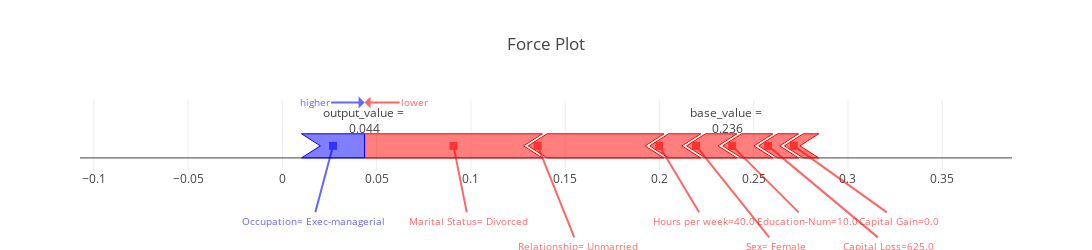

The code cell stored with this chart in its notebook:
### Markdown cell above
## Model Prediction for first person in dataset

### Code cell
person = 0 # first person in test dataset


shap_values = explainer.shap_values(X_test.iloc[person,:], nsamples=500)
output_value = h2o_wrapper.predict_binary_prob(X_test.iloc[person])[0]

print('prediction (probability that this person earns more than $50k/year) =', output_value)
print('ground_truth (this person earns more than $50k/year) =', y_test_display[person])

force_plot(shap_values,X,output_value,base_value)

### Figure 1 — Plotly figure (JSON) as saved in the notebook; plotly's stock layout.template omitted (floating-point values rounded to 4 significant figures)
{"data": [{"mode": "text", "text": ["output_value = <br />0.044", "base_value = <br />0.236"], "type": "scatter", "uid": "d0f22d50-e186-41e7-8f1c-15d85dd1c6fc", "x": [0.0436, 0.236], "y": [1.5, 1.5]}], "layout": {"annotations": [{"arrowcolor": "blue", "arrowhead": 7, "ax": -20, "ay": 75, "font": {"color": "blue", "size": 10}, "opacity": 0.6, "showarrow": true, "text": "Occupation= Exec-managerial", "x": 0.02688, "xref": "x", "y": 0.5, "yref": "y"}, {"arrowcolor": "red", "arrowhead": 7, "ax": 15, "ay": 75, "font": {"color": "red", "size": 10}, "opacity": 0.6, "showarrow": true, "text": "Marital Status= Divorced", "x": 0.09075, "xref": "x", "y": 0.5, "yref": "y"}, {"arrowcolor": "red", "arrowhead": 7, "ax": 40, "ay": 100, "font": {"color": "red", "size": 10}, "opacity": 0.6, "showarrow": true, "text": "Relationship= Unmarried", "x": 0.1354, "xref": "x", "y": 0.5, "yref": "y"}, {"arrowcolor": "red", "arrowhead": 7, "ax": 45, "ay": 75, "font": {"color": "red", "size": 10}, "opacity": 0.6, "showarrow": true, "text": "Hours per week=40.0", "x": 0.1999, "xref": "x", "y": 0.5, "yref": "y"}, {"arrowcolor": "red", "arrowhead": 7, "ax": 80, "ay": 100, "font": {"color": "red", "size": 10}, "opacity": 0.6, "showarrow": true, "text": "Sex= Female", "x": 0.2194, "xref": "x", "y": 0.5, "yref": "y"}, {"arrowcolor": "red", "arrowhead": 7, "ax": 75, "ay": 75, "font": {"color": "red", "size": 10}, "opacity": 0.6, "showarrow": true, "text": "Education-Num=10.0", "x": 0.2386, "xref": "x", "y": 0.5, "yref": "y"}, {"arrowcolor": "red", "arrowhead": 7, "ax": 120, "ay": 100, "font": {"color": "red", "size": 10}, "opacity": 0.6, "showarrow": true, "text": "Capital Loss=625.0", "x": 0.2576, "xref": "x", "y": 0.5, "yref": "y"}, {"arrowcolor": "red", "arrowhead": 7, "ax": 105, "ay": 75, "font": {"color": "red", "size": 10}, "opacity": 0.6, "showarrow": true, "text": "Capital Gain=0.0", "x": 0.2713, "xref": "x", "y": 0.5, "yref": "y"}, {"arrowcolor": "red", "arrowhead": 1, "ax": 50, "ay": 0, "font": {"color": "red", "size": 10}, "opacity": 0.6, "showarrow": true, "text": "lower", "x": 0.0436, "xref": "x", "y": 2.3, "yref": "y"}, {"arrowcolor": "blue", "arrowhead": 1, "ax": -50, "ay": 0, "font": {"color": "blue", "size": 10}, "opacity": 0.6, "showarrow": true, "text": "higher", "x": 0.0436, "xref": "x", "y": 2.3, "yref": "y"}], "height": 250, "shapes": [{"fillcolor": "rgba(255, 0, 0, 0.5)", "line": {"color": "rgb(255, 0, 0)", "width": 1}, "path": " M0.04360118550084032,0 L0.04360118550084032,1 L0.13790589204548487,1 L0.12790589204548486,0.5 L0.13790589204548487,0 Z", "type": "path"}, {"fillcolor": "rgba(255, 0, 0, 0.5)", "line": {"color": "rgb(255, 0, 0)", "width": 1}, "path": " M0.14040589204548487,0 L0.13040589204548486,0.5 L0.14040589204548487,1 L0.20237064422827736,1 L0.19237064422827735,0.5 L0.20237064422827736,0 Z", "type": "path"}, {"fillcolor": "rgba(255, 0, 0, 0.5)", "line": {"color": "rgb(255, 0, 0)", "width": 1}, "path": " M0.20487064422827736,0 L0.19487064422827735,0.5 L0.20487064422827736,1 L0.22191769087509902,1 L0.211917690875099,0.5 L0.22191769087509902,0 Z", "type": "path"}, {"fillcolor": "rgba(255, 0, 0, 0.5)", "line": {"color": "rgb(255, 0, 0)", "width": 1}, "path": " M0.22441769087509902,0 L0.21441769087509902,0.5 L0.22441769087509902,1 L0.24108046918956408,1 L0.23108046918956407,0.5 L0.24108046918956408,0 Z", "type": "path"}, {"fillcolor": "rgba(255, 0, 0, 0.5)", "line": {"color": "rgb(255, 0, 0)", "width": 1}, "path": " M0.24358046918956408,0 L0.23358046918956407,0.5 L0.24358046918956408,1 L0.2601217952527186,1 L0.2501217952527186,0.5 L0.2601217952527186,0 Z", "type": "path"}, {"fillcolor": "rgba(255, 0, 0, 0.5)", "line": {"color": "rgb(255, 0, 0)", "width": 1}, "path": " M0.2626217952527186,0 L0.2526217952527186,0.5 L0.2626217952527186,1 L0.2737728994119058,1 L0.2637728994119058,0.5 L0.2737728994119058,0 Z", "type": "path"}, {"fillcolor": "rgba(255, 0, 0, 0.5)", "line": {"color": "rgb(255, 0, 0)", "width": 1}, "path": " M0.2762728994119058,0 L0.2662728994119058,0.5 L0.2762728994119058,1 L0.28449145262336734,1 L0.2744914526233673,0.5 L0.28449145262336734,0 Z", "type": "path"}, {"fillcolor": "rgba(0, 0, 255, 0.5)", "line": {"color": "rgb(0, 0, 255)", "width": 1}, "path": " M0.04360118550084032,0 L0.04360118550084032,1 L0.010154438966988873,1 L0.020154438966988875,0.5 L0.010154438966988873,0 Z", "type": "path"}], "title": {"text": "Force Plot"}, "width": 1200, "xaxis": {"range": [-0.1073, 0.387], "zeroline": false}, "yaxis": {"range": [-0.5, 2.4], "showgrid": false, "showline": false, "showticklabels": false, "ticks": ""}}}
